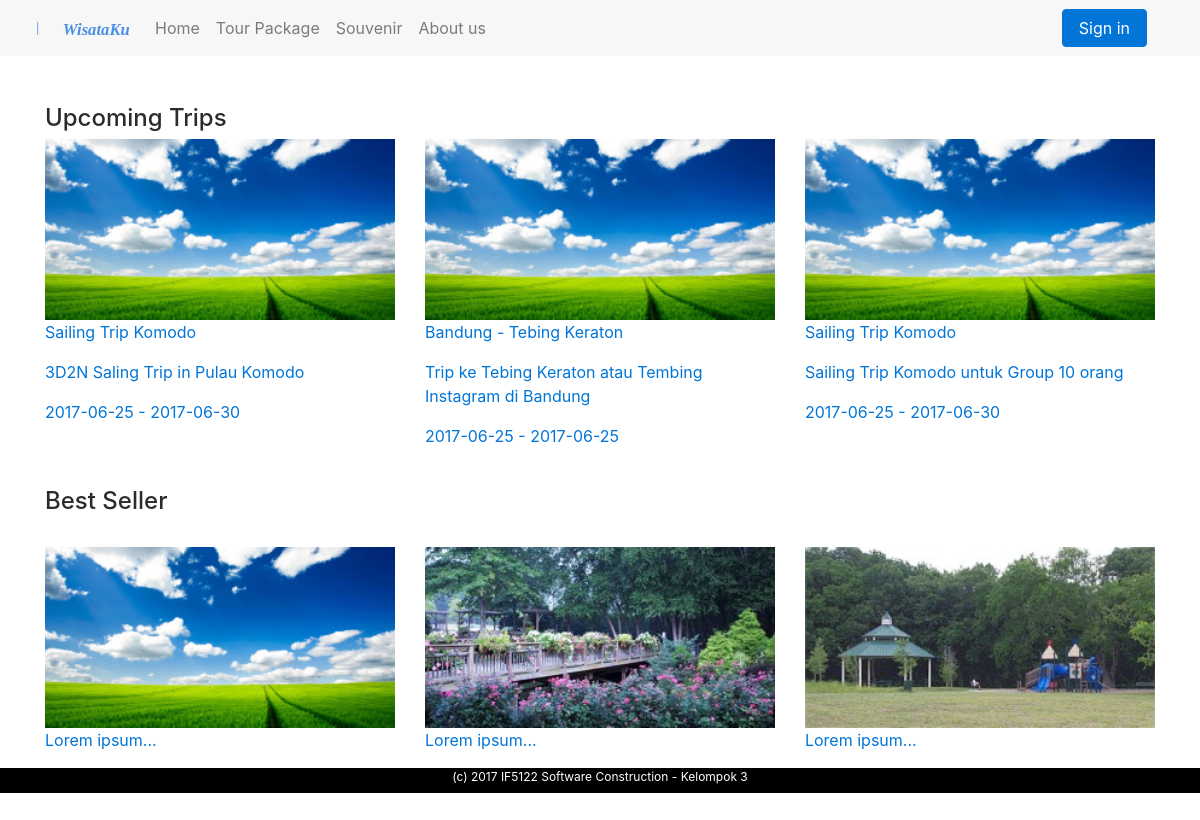
The app's page /web/index.php with its own data.
### tables this page shows
CREATE TABLE `ws_tour` (
  `tour_id` int(11) NOT NULL,
  `tour_name` varchar(100) NOT NULL,
  `tour_desc` varchar(200) NOT NULL,
  `tour_min_person` int(3) NOT NULL,
  `tour_max_person` int(11) NOT NULL,
  `tour_start_date` date NOT NULL,
  `tour_end_date` date NOT NULL,
  `tour_duration` int(3) NOT NULL,
  `tour_type` varchar(50) NOT NULL,
  `tour_tc` text NOT NULL,
  `tour_price` double NOT NULL,
  `tour_points` int(5) NOT NULL,
  `tour_created_date` date NOT NULL,
  `tour_loc_id` int(11) NOT NULL,
  `tour_user_admin_id` int(11) NOT NULL,
  `tour_image_filename` varchar(200) NOT NULL
);

### web/config/Connection.php (called while the page is built, shortened)
<?php
class Connection {
	static $link;
	static function connect(){
		if(self::$link = mysqli_connect("localhost","root","","jazzleme_wisataku")){
			return self::$link;
		} else {
			die('could not connect to db');
		}
	}
	static function getCon()
	{
		return isset(self::$link) ? self::$link : self::connect();
	}
}
?>

### web/model/TourPackageModel.php (called while the page is built, shortened)
<?php
include_once("model/User.php");
include_once("model/TourItineraryModel.php");
include_once("model/TourPackage.php");
class TourPackageModel {
	private $tourItineraryModel;
	public function __construct()
	{
		$this->tourItineraryModel = new TourItineraryModel();
	}
	public function getAllTourPackages()
    {
        $allTourPackages = array();
        $sql = "SELECT tour_id,tour_name,tour_desc,tour_min_person,tour_max_person,tour_start_date,tour_end_date,
                    tour_duration,tour_type,tour_tc,tour_price,tour_points,tour_created_date,
                    tour_loc_id,tour_user_admin_id,tour_image_filename,loc_name,user_username,user_name
                from ws_tour,ws_user,ws_location
                where tour_loc_id = loc_id
                and tour_user_admin_id = user_id";
        $resSql = mysqli_query(Connection::getCon(),$sql);
        while($row = mysqli_fetch_assoc($resSql)) {
            array_push($allTourPackages,
            		TourPackage::create()
            		->setTourId($row['tour_id'])
            		->setTourName($row['tour_name'])
            		->setTourDesc($row['tour_desc'])
            		->setTourMaxPerson($row['tour_max_person'])
            		->setTourMinPerson($row['tour_min_person'])
            		->setTourStartDate($row['tour_start_date'])
            		->setTourEndDate($row['tour_end_date'])
            		->setTourDuration($row['tour_duration'])
            		->setTourType($row['tour_type'])
            		->setTourTc($row['tour_tc'])
            		->setTourPrice($row['tour_price'])
            		->setTourPoints($row['tour_points'])
            		->setTourCreatedDate($row['tour_created_date'])
            		->setTourLoc(new Location($row['tour_loc_id'],$row['loc_name']))
            		->setTourUserAdmin(User::create()
            				->setUserId($row['tour_user_admin_id'])
            				->setUsername($row['user_username'])
            				->setName($row['user_name']))
            		->setTourImageFilename($row['tour_image_filename'])
            		->setTourItinerary($this->tourItineraryModel->getAllTourItineraryByTourId($row['tour_id']))
            		);
        }
        return $allTourPackages;
    }
}
?>

### web/model/TourPackage.php (called while the page is built, shortened)
<?php
class TourPackage {
	private $tourName;
	private $tourDesc;
	private $tourStartDate;
	private $tourEndDate;
    public static function create()
    {
    	$instance = new self();
    	return $instance;
    }
    public function setTourId($tourId)
    {
    	return $this;
    }
    public function setTourName($tourName)
    {
    	$this->tourName = $tourName;
    	return $this;
    }
    public function getTourName()
    {
    	return $this->tourName;
    }
    public function setTourDesc($tourDesc)
    {
    	$this->tourDesc = $tourDesc;
    	return $this;
    }
    public function getTourDesc()
    {
    	return $this->tourDesc;
    }
    public function setTourMinPerson($tourMinPerson)
    {
    	return $this;
    }
    public function setTourMaxPerson($tourMaxPerson)
    {
    	return $this;
    }
    public function setTourStartDate($tourStartDate)
    {
    	$this->tourStartDate = $tourStartDate;
    	return $this;
    }
    public function getTourStartDate()
    {
    	return $this->tourStartDate;
    }
    public function setTourEndDate($tourEndDate)
    {
    	$this->tourEndDate = $tourEndDate;
    	return $this;
    }
    public function getTourEndDate()
    {
    	return $this->tourEndDate;
    }
    public function setTourDuration($tourDuration)
    {
    	return $this;
    }
    public function setTourType($tourType)
    {
    	return $this;
    }
    public function setTourTc($tourTc)
    {
    	return $this;
    }
    public function setTourPrice($tourPrice)
    {
    	return $this;
    }
    public function setTourPoints($tourPoints)
    {
    	return $this;
    }
    public function setTourCreatedDate($tourCreatedDate)
    {
    	return $this;
    }
    public function setTourLoc($tourLoc)
    {
    	return $this;
    }
    public function setTourUserAdmin($tourUserAdmin)
    {
    	return $this;
    }
    public function setTourImageFilename($tourImageFilename)
    {
    	return $this;
    }
    public function setTourItinerary($tourItinerary)
    {
    	return $this;
    }
}
?>

### web/model/User.php (called while the page is built, shortened)
<?php
class User {
    public static function create()
    {
    	$instance = new self();
    	return $instance;
    }
    public function setUserId($userId)
    {
    	return $this;
    }
    public function setUsername($username)
    {
    	return $this;
    }
    public function setName($name)
    {
    	return $this;
    }
}
?>

### web/model/TourItineraryModel.php (called while the page is built, shortened)
<?php
class TourItineraryModel {
	public function getAllTourItineraryByTourId($tourId)
    {
    	$itineraries = array();
    	$sql = "SELECT itinerary_tour_id,itinerary_seq,itinerary_title,itinerary_desc
                from ws_tour_itinerary
                where itinerary_tour_id = ".$tourId."
                order by itinerary_seq asc";
    	$resSql = mysqli_query(Connection::getCon(),$sql);
    	while($row = mysqli_fetch_assoc($resSql)) {
    		array_push($itineraries, new TourItinerary($row['itinerary_tour_id'],$row['itinerary_seq'],
                $row['itinerary_title'],$row['itinerary_desc']));
    	}
    	return $itineraries;
    }
}
?>

### web/view/home.php (the view, shortened to what this page needs)
<?php
    include("templates/_header.php");
?>
<div class="py-5">
  <div class="container">
    <div class="row">
      <div class="col-md-6">
      </div>
        <div class="col-md-6">
        </div>
    </div>
<h4>Upcoming Trips</h4>
<div class="row">
  <?php foreach ($allTourPackage as $tour)
  {
  ?>
  <div class="col-md-4">
    <div class="thumbnail">
      <a href="/w3images/lights.jpg">
        <img src="../assets/images/1.jpg" alt="Tour Package" style="width:100%">
        <div class="caption">
          <p><?= $tour->getTourName() ?></p>
          <p><?= $tour->getTourDesc() ?></p>
          <p><?= $tour->getTourStartDate() ?> - <?= $tour->getTourEndDate() ?></p>
        </div>
      </a>
    </div>
  </div>
  <?php
  }?>
</div>
<br/>
<h4>Best Seller</h4>    <br/>
<div class="row">
  <div class="col-md-4">
    <div class="thumbnail">
      <a href="/w3images/lights.jpg">
        <img src="../assets/images/1.jpg" alt="Tour Package" style="width:100%">
        <div class="caption">
          <p>Lorem ipsum...</p>
        </div>
      </a>
    </div>
  </div>
  <div class="col-md-4">
    <div class="thumbnail">
      <a href="/w3images/nature.jpg">
        <img src="../assets/images/2.jpg" alt="Tour Package" style="width:100%">
        <div class="caption">
          <p>Lorem ipsum...</p>
        </div>
      </a>
    </div>
  </div>
  <div class="col-md-4">
    <div class="thumbnail">
      <a href="/w3images/fjords.jpg">
        <img src="../assets/images/3.jpeg" alt="Tour Package" style="width:100%">
        <div class="caption">
          <p>Lorem ipsum...</p>
        </div>
      </a>
    </div>
  </div>
</div>
</div>
<?php
    include("templates/_footer.php");
?>

### web/index.php
<?php
	include_once("controller/Controller.php");
	$controller = new Controller();
	if(isset($_GET['cont']) && isset($_GET['action'])){
		$cont = $_GET['cont'];
		$action = $_GET['action'];
		if($cont == "tour")
		{
			switch($action)
			{
				case "find" :
					$controller->findTour();
					break;
				case "detail" :
					$controller->viewDetailTourPackage($_GET['id']);
					break;
				case "doBooking" :
					$controller->doBooking($_GET['id']);
					break;
				case "confirmBooking" :
					$controller->confirmBooking($_GET['id']);
					break;
			}
		}
		else
		{
			if($cont == "login")
			{
				switch($action)
				{
					case "showLogin" :
						$controller->showLogin();
						break;
					case "doLogin" :
						$controller->doLogin();
						break;
					case "doLogout" :
						$controller->doLogout();
						break;
				}
			}
			else
			{
				if($cont == "transaction")
				{
					switch($action)
					{
						case "confirmPayment" :
							$controller->confirmPayment();
							break;
						case "doConfirmPayment" :
							$controller->doConfirmPayment();
							break;
						case "showHistory" :
							$controller->viewOrderHistory();
							break;
					}
				}
			}
		}
	}
	else {
		$controller->invoke();
	}
?>

### web/controller/Controller.php (shortened to what this page needs)
<?php
class Controller {
	public $tourPackageModel;
	public function __construct()
    {
         $this->tourPackageModel = new TourPackageModel();
    }
	public function invoke()
	{
		if(isset($_SESSION['userWisataku'])) {
			include 'view/loginUser.php';
		} else {
			$allTourPackage = $this->tourPackageModel->getAllTourPackages();
			include 'view/home.php';
		}
	}
}
?>

### web/view/templates/_header.php (shortened to what this page needs)
<html>
<head>
  <link rel="stylesheet" href="../assets/css/font-awesome.min.css" type="text/css">
  <link rel="stylesheet" href="../assets/css/bootstrap-4.0.0-alpha.6.css">
  <link rel="stylesheet" href="../assets/css/wisataku-custom.css">
  <link rel="stylesheet" href="../assets/css/wisataku-custom.css">
  <link rel="stylesheet" href="../assets/css/dataTables.bootstrap4.min.css">
  <link rel="stylesheet" href="../assets/css/jquery.dataTables.css">
</head>
<body>
<nav class="navbar navbar-expand-md navbar-light bg-faded">
    <div class="container">
        <svg width="120px" height="18px" viewBox="0 0 120 18" version="1.1" xmlns="http://www.w3.org/2000/svg" xmlns:xlink="http://www.w3.org/1999/xlink">
            <g id="Page-1" stroke="none" stroke-width="1" fill="none" fill-rule="evenodd">
                <g id="Booking-Form" transform="translate(-44.000000, -3.000000)" fill="#4990E2">
                    <g id="Group" transform="translate(43.000000, 0.000000)">
                        <text id="WisataKu" font-family="AvenirNext-BoldItalic, Avenir Next" font-size="20" font-weight="bold" font-style="italic">
                            <tspan x="32" y="20">WisataKu</tspan>
                        </text>
                        <text id="l" font-family="BodoniOrnamentsITCTT, Bodoni Ornaments" font-size="18" font-weight="normal">
                            <tspan x="0" y="17">|</tspan>
                        </text>
                    </g>
                </g>
            </g>
        </svg>
        <?php
         include("_userMenu.php");
        ?>
       <?php
        include("_userAccountButton.php")
       ?>
      </div>
  </nav>

### web/view/templates/_userMenu.php
<div class="collapse navbar-collapse justify-content-start" id="navbarSupportedContent">
    <ul class="nav navbar-nav ">
      <li class="nav-item" style="padding-left:10px"> <a class="nav-link" href="?">Home</a>
      <li class="nav-item"> <a class="nav-link" href="#">Tour Package</a>
      <li class="nav-item"> <a class="nav-link" href="#">Souvenir</a> </li>
      <li class="nav-item"> <a class="nav-link" href="#">About us</a> </li>
      <li class="nav-item"> <a class="nav-link" href="#">&nbsp;</a> </li>
    </ul>
</div>

### web/view/templates/_userAccountButton.php (shortened to what this page needs)
<?php
	if(!isset($_SESSION['user'])) {
		echo '
			<a href="?cont=login&action=showLogin"><button class="mx-auto mx-md-0 btn btn-primary" type="submit">Sign in</button></a>
		';
	}
?>

### web/view/templates/_footer.php
<div class="footer">(c) 2017 IF5122 Software Construction - Kelompok 3</div>
</body>
</html>

### assets/css/wisataku-custom.css (style rules this page uses)
.footer { background-color:black; vertical-align:middle; text-align:center; color:white; font-size:12; height:25px; }
.py-5 { padding-top:5px; }

### records on screen
ws_tour: tour_name "Sailing Trip Komodo", tour_desc "3D2N Saling Trip in Pulau Komodo", tour_start_date "2017-06-25", tour_end_date "2017-06-30"
ws_tour: tour_name "Bandung - Tebing Keraton", tour_desc "Trip ke Tebing Keraton atau Tembing Instagram di Bandung", tour_start_date "2017-06-25", tour_end_date "2017-06-25"
ws_tour: tour_name "Sailing Trip Komodo", tour_desc "Sailing Trip Komodo untuk Group 10 orang", tour_start_date "2017-06-25", tour_end_date "2017-06-30"
